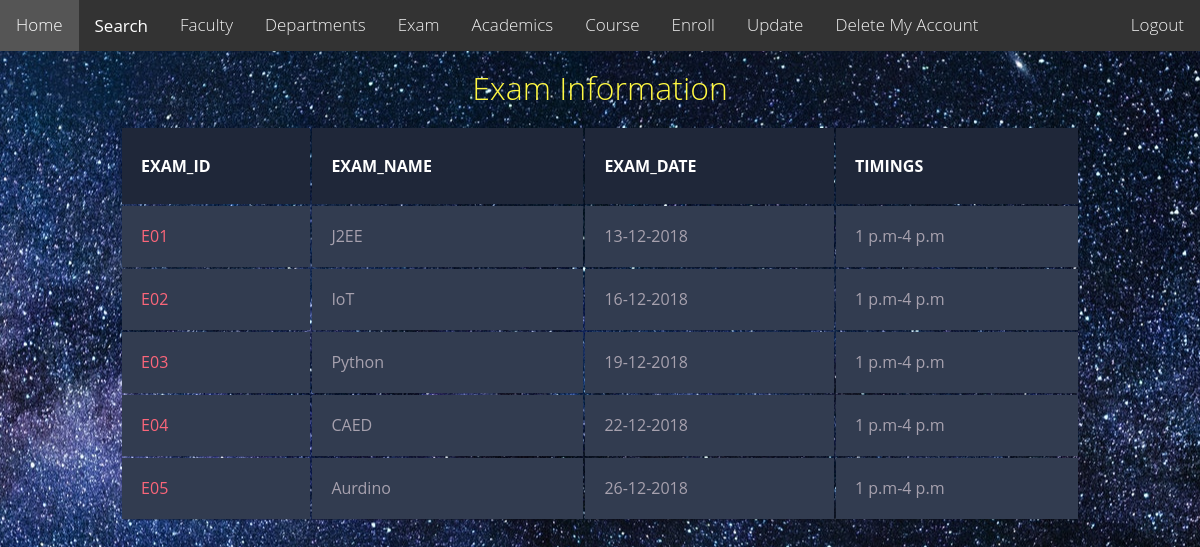
The page /exam.php on the database its author committed.
### tables this page shows
CREATE TABLE `exam` (
  `exam_id` varchar(10) NOT NULL ,
  `exam_name` varchar(25) NOT NULL,
  `exam_date` varchar(25) NOT NULL, `timings` varchar(20) NOT NULL
);

### exam.php (the view, shortened to what this page needs)
<!DOCTYPE html>
<html>
<head>
</head>
<body>
<div class="topnav">
<a href="home.php?uname=$_SESSION['username']">Home</a>
<div class="dropdown">
    <button class="dropbtn">Search
    </button>
  </div>
<a href="faculty.php?uname=$_SESSION['username']">Faculty</a>
<a href="department.php?uname=$_SESSION['username']">Departments</a>
<a href="exam.php?uname=$_SESSION['username']">Exam</a>
<a href="academics.php?uname=$_SESSION['username']">Academics</a>
<a href="course.php?uname=$_SESSION['username']">Course</a>
<a href="course_enroll.php?uname=$_SESSION['username']">Enroll</a>
<a href="updation.php?uname=$_SESSION['username']">Update</a>
<a href="deleteMyAccount.php?uname=$_SESSION['username']">Delete My Account</a>
<div class="topnav-right">
<a href="logout.php">Logout</a>
  </div>
</div>
<h1><span class="yellow">Exam Information</span></h1>
<table class="container">
	<thead>
		<tr>
			<th><h1>EXAM_ID</h1></th>
			<th><h1>EXAM_NAME</h1></th>
			<th><h1>EXAM_DATE</h1></th>
			<th><h1>TIMINGS</h1></th>
                                 </tr>
	</thead>
<?php
$conn=mysqli_connect("localhost","root","roopav@123","project");
$sql="SELECT exam_id,exam_name,exam_date,timings FROM exam";
$result=$conn->query($sql);
if($result->num_rows > 0){
while($row=$result->fetch_assoc()){
	echo "<tbody><tr><td>" .$row["exam_id"]. "</td><td>" .$row["exam_name"] ."</td><td>" .$row["exam_date"]. "</td><td> "  . $row["timings"]. "</td></tr>";
}
echo "</tbody>
</table>
</body>
</html>";
}
else{
echo "0 result";
}
?>

### exam.php (style rules this page uses)
body { margin: 0; font-family: Arial, Helvetica, sans-serif; font-family: 'Open Sans', sans-serif; font-weight: 300; line-height: 1.42em; color:#A7A1AE; background-image: url('image5.png'); background-repeat: no-repeat; background-attachment: fixed; background-position: center; }
.topnav { overflow: hidden; background-color: #333; }
.topnav a { float: left; color: #f2f2f2; text-align: center; padding: 14px 16px; text-decoration: none; font-size: 17px; }
.topnav-right { float: right; }
.dropdown { float: left; overflow: hidden; }
.dropdown .dropbtn { font-size: 17px; border: none; outline: none; color: white; padding: 14px 16px; background-color: inherit; font-family: inherit; margin: 0; }
h1 { font-size:2em; font-weight: 300; line-height:1em; text-align: center; color: #4DC3FA; }
.yellow { color: #FFF842; }
.container th h1 { font-weight: bold; font-size: 1em; text-align: left; color:white; //color: #185875; }
.container td { font-weight: normal; font-size: 1em; -webkit-box-shadow: 0 2px 2px -2px #0E1119; -moz-box-shadow: 0 2px 2px -2px #0E1119; box-shadow: 0 2px 2px -2px #0E1119; }
.container { text-align: left; overflow: hidden; width: 80%; margin: 0 auto; display: table; padding: 0 0 8em 0; }
.container td, .container th { padding-bottom: 2%; padding-top: 2%; padding-left:2%; }
.container tr:nth-child(odd) { background-color: #323C50; }
.container th { background-color: #1F2739; }
.container td:first-child { color: #FB667A; }

### rows shown on the page
exam: exam_id "E01", exam_name "J2EE", exam_date "13-12-2018", timings "1 p.m-4 p.m"
exam: exam_id "E02", exam_name "IoT", exam_date "16-12-2018", timings "1 p.m-4 p.m"
exam: exam_id "E03", exam_name "Python", exam_date "19-12-2018", timings "1 p.m-4 p.m"
exam: exam_id "E04", exam_name "CAED", exam_date "22-12-2018", timings "1 p.m-4 p.m"
exam: exam_id "E05", exam_name "Aurdino", exam_date "26-12-2018", timings "1 p.m-4 p.m"
